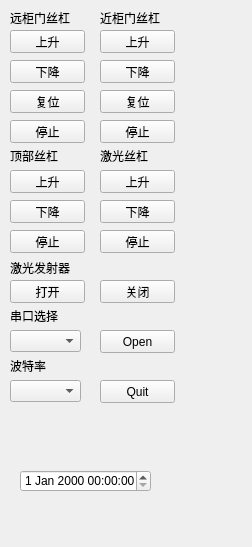
<?xml version="1.0" encoding="UTF-8"?>
<ui version="4.0">
 <class>PlantScannerClass</class>
 <widget class="QMainWindow" name="PlantScannerClass">
  <property name="windowModality">
   <enum>Qt::NonModal</enum>
  </property>
  <property name="geometry">
   <rect>
    <x>0</x>
    <y>0</y>
    <width>252</width>
    <height>547</height>
   </rect>
  </property>
  <property name="windowTitle">
   <string>植物扫描仪_SJTU</string>
  </property>
  <property name="windowIcon">
   <iconset>
    <normaloff>Resources/SJTU.jpg</normaloff>Resources/SJTU.jpg</iconset>
  </property>
  <property name="documentMode">
   <bool>true</bool>
  </property>
  <property name="tabShape">
   <enum>QTabWidget::Rounded</enum>
  </property>
  <widget class="QWidget" name="centralWidget">
   <widget class="QPushButton" name="LaserOpenButton">
    <property name="geometry">
     <rect>
      <x>10</x>
      <y>280</y>
      <width>75</width>
      <height>23</height>
     </rect>
    </property>
    <property name="text">
     <string>打开</string>
    </property>
   </widget>
   <widget class="QPushButton" name="LaserCloseButton">
    <property name="geometry">
     <rect>
      <x>100</x>
      <y>280</y>
      <width>75</width>
      <height>23</height>
     </rect>
    </property>
    <property name="text">
     <string>关闭</string>
    </property>
   </widget>
   <widget class="QLabel" name="label">
    <property name="geometry">
     <rect>
      <x>10</x>
      <y>260</y>
      <width>61</width>
      <height>16</height>
     </rect>
    </property>
    <property name="text">
     <string>激光发射器</string>
    </property>
   </widget>
   <widget class="QLabel" name="label_2">
    <property name="geometry">
     <rect>
      <x>10</x>
      <y>150</y>
      <width>54</width>
      <height>12</height>
     </rect>
    </property>
    <property name="text">
     <string>顶部丝杠</string>
    </property>
   </widget>
   <widget class="QPushButton" name="OnButtonUp1">
    <property name="geometry">
     <rect>
      <x>10</x>
      <y>170</y>
      <width>75</width>
      <height>23</height>
     </rect>
    </property>
    <property name="text">
     <string>上升</string>
    </property>
   </widget>
   <widget class="QPushButton" name="OnButtonDown1">
    <property name="geometry">
     <rect>
      <x>10</x>
      <y>200</y>
      <width>75</width>
      <height>23</height>
     </rect>
    </property>
    <property name="text">
     <string>下降</string>
    </property>
   </widget>
   <widget class="QPushButton" name="OnButtonStop1">
    <property name="geometry">
     <rect>
      <x>10</x>
      <y>230</y>
      <width>75</width>
      <height>23</height>
     </rect>
    </property>
    <property name="text">
     <string>停止</string>
    </property>
   </widget>
   <widget class="QLabel" name="label_3">
    <property name="geometry">
     <rect>
      <x>100</x>
      <y>150</y>
      <width>54</width>
      <height>12</height>
     </rect>
    </property>
    <property name="text">
     <string>激光丝杠</string>
    </property>
   </widget>
   <widget class="QPushButton" name="OnButtonUp2">
    <property name="geometry">
     <rect>
      <x>100</x>
      <y>170</y>
      <width>75</width>
      <height>23</height>
     </rect>
    </property>
    <property name="text">
     <string>上升</string>
    </property>
    <property name="autoDefault">
     <bool>false</bool>
    </property>
    <property name="default">
     <bool>false</bool>
    </property>
    <property name="flat">
     <bool>false</bool>
    </property>
   </widget>
   <widget class="QPushButton" name="OnButtonDown2">
    <property name="geometry">
     <rect>
      <x>100</x>
      <y>200</y>
      <width>75</width>
      <height>23</height>
     </rect>
    </property>
    <property name="text">
     <string>下降</string>
    </property>
   </widget>
   <widget class="QPushButton" name="OnButtonStop2">
    <property name="geometry">
     <rect>
      <x>100</x>
      <y>230</y>
      <width>75</width>
      <height>23</height>
     </rect>
    </property>
    <property name="text">
     <string>停止</string>
    </property>
   </widget>
   <widget class="QLabel" name="label_4">
    <property name="geometry">
     <rect>
      <x>10</x>
      <y>10</y>
      <width>61</width>
      <height>16</height>
     </rect>
    </property>
    <property name="text">
     <string>远柜门丝杠</string>
    </property>
   </widget>
   <widget class="QPushButton" name="OnButtonUp3">
    <property name="geometry">
     <rect>
      <x>10</x>
      <y>30</y>
      <width>75</width>
      <height>23</height>
     </rect>
    </property>
    <property name="text">
     <string>上升</string>
    </property>
   </widget>
   <widget class="QPushButton" name="OnButtonDown3">
    <property name="geometry">
     <rect>
      <x>10</x>
      <y>60</y>
      <width>75</width>
      <height>23</height>
     </rect>
    </property>
    <property name="text">
     <string>下降</string>
    </property>
   </widget>
   <widget class="QPushButton" name="OnButtonReset3">
    <property name="geometry">
     <rect>
      <x>10</x>
      <y>90</y>
      <width>75</width>
      <height>23</height>
     </rect>
    </property>
    <property name="text">
     <string>复位</string>
    </property>
   </widget>
   <widget class="QPushButton" name="OnButtonStop3">
    <property name="geometry">
     <rect>
      <x>10</x>
      <y>120</y>
      <width>75</width>
      <height>23</height>
     </rect>
    </property>
    <property name="text">
     <string>停止</string>
    </property>
   </widget>
   <widget class="QLabel" name="label_5">
    <property name="geometry">
     <rect>
      <x>100</x>
      <y>10</y>
      <width>61</width>
      <height>16</height>
     </rect>
    </property>
    <property name="text">
     <string>近柜门丝杠</string>
    </property>
   </widget>
   <widget class="QPushButton" name="OnButtonUp4">
    <property name="geometry">
     <rect>
      <x>100</x>
      <y>30</y>
      <width>75</width>
      <height>23</height>
     </rect>
    </property>
    <property name="text">
     <string>上升</string>
    </property>
   </widget>
   <widget class="QPushButton" name="OnButtonDown4">
    <property name="geometry">
     <rect>
      <x>100</x>
      <y>60</y>
      <width>75</width>
      <height>23</height>
     </rect>
    </property>
    <property name="text">
     <string>下降</string>
    </property>
   </widget>
   <widget class="QPushButton" name="OnButtonReset4">
    <property name="geometry">
     <rect>
      <x>100</x>
      <y>90</y>
      <width>75</width>
      <height>23</height>
     </rect>
    </property>
    <property name="text">
     <string>复位</string>
    </property>
   </widget>
   <widget class="QPushButton" name="OnButtonStop4">
    <property name="geometry">
     <rect>
      <x>100</x>
      <y>120</y>
      <width>75</width>
      <height>23</height>
     </rect>
    </property>
    <property name="text">
     <string>停止</string>
    </property>
   </widget>
   <widget class="QLabel" name="label_6">
    <property name="geometry">
     <rect>
      <x>10</x>
      <y>310</y>
      <width>54</width>
      <height>12</height>
     </rect>
    </property>
    <property name="text">
     <string>串口选择</string>
    </property>
   </widget>
   <widget class="QComboBox" name="port_number">
    <property name="geometry">
     <rect>
      <x>10</x>
      <y>330</y>
      <width>71</width>
      <height>22</height>
     </rect>
    </property>
   </widget>
   <widget class="QComboBox" name="port_baudate">
    <property name="geometry">
     <rect>
      <x>10</x>
      <y>380</y>
      <width>71</width>
      <height>22</height>
     </rect>
    </property>
   </widget>
   <widget class="QLabel" name="label_7">
    <property name="geometry">
     <rect>
      <x>10</x>
      <y>360</y>
      <width>54</width>
      <height>12</height>
     </rect>
    </property>
    <property name="text">
     <string>波特率</string>
    </property>
   </widget>
   <widget class="QPushButton" name="OpenPortButton">
    <property name="geometry">
     <rect>
      <x>100</x>
      <y>330</y>
      <width>75</width>
      <height>23</height>
     </rect>
    </property>
    <property name="text">
     <string>Open</string>
    </property>
   </widget>
   <widget class="QPushButton" name="CloseButton">
    <property name="geometry">
     <rect>
      <x>100</x>
      <y>380</y>
      <width>75</width>
      <height>23</height>
     </rect>
    </property>
    <property name="text">
     <string>Quit</string>
    </property>
   </widget>
   <widget class="QDateTimeEdit" name="dateTimeEdit">
    <property name="geometry">
     <rect>
      <x>20</x>
      <y>470</y>
      <width>131</width>
      <height>22</height>
     </rect>
    </property>
   </widget>
  </widget>
 </widget>
 <layoutdefault spacing="6" margin="11"/>
 <resources/>
 <connections>
  <connection>
   <sender>LaserOpenButton</sender>
   <signal>clicked()</signal>
   <receiver>PlantScannerClass</receiver>
   <slot>on_LaserOpenButton()</slot>
   <hints>
    <hint type="sourcelabel">
     <x>59</x>
     <y>302</y>
    </hint>
    <hint type="destinationlabel">
     <x>208</x>
     <y>421</y>
    </hint>
   </hints>
  </connection>
  <connection>
   <sender>LaserCloseButton</sender>
   <signal>clicked()</signal>
   <receiver>PlantScannerClass</receiver>
   <slot>on_LaserCloseButton()</slot>
   <hints>
    <hint type="sourcelabel">
     <x>144</x>
     <y>302</y>
    </hint>
    <hint type="destinationlabel">
     <x>252</x>
     <y>381</y>
    </hint>
   </hints>
  </connection>
  <connection>
   <sender>OnButtonUp1</sender>
   <signal>clicked()</signal>
   <receiver>PlantScannerClass</receiver>
   <slot>on_ClickedButtonUp1()</slot>
   <hints>
    <hint type="sourcelabel">
     <x>67</x>
     <y>192</y>
    </hint>
    <hint type="destinationlabel">
     <x>166</x>
     <y>237</y>
    </hint>
   </hints>
  </connection>
  <connection>
   <sender>OnButtonDown1</sender>
   <signal>clicked()</signal>
   <receiver>PlantScannerClass</receiver>
   <slot>on_ClickedButtonDown1()</slot>
   <hints>
    <hint type="sourcelabel">
     <x>41</x>
     <y>222</y>
    </hint>
    <hint type="destinationlabel">
     <x>165</x>
     <y>278</y>
    </hint>
   </hints>
  </connection>
  <connection>
   <sender>OnButtonStop1</sender>
   <signal>clicked()</signal>
   <receiver>PlantScannerClass</receiver>
   <slot>on_ClickedButtonStop1()</slot>
   <hints>
    <hint type="sourcelabel">
     <x>20</x>
     <y>252</y>
    </hint>
    <hint type="destinationlabel">
     <x>161</x>
     <y>316</y>
    </hint>
   </hints>
  </connection>
  <connection>
   <sender>OnButtonUp2</sender>
   <signal>clicked()</signal>
   <receiver>PlantScannerClass</receiver>
   <slot>on_ClickedButtonUp2()</slot>
   <hints>
    <hint type="sourcelabel">
     <x>156</x>
     <y>192</y>
    </hint>
    <hint type="destinationlabel">
     <x>270</x>
     <y>240</y>
    </hint>
   </hints>
  </connection>
  <connection>
   <sender>OnButtonDown2</sender>
   <signal>clicked()</signal>
   <receiver>PlantScannerClass</receiver>
   <slot>on_ClickedButtonDown2()</slot>
   <hints>
    <hint type="sourcelabel">
     <x>169</x>
     <y>222</y>
    </hint>
    <hint type="destinationlabel">
     <x>269</x>
     <y>284</y>
    </hint>
   </hints>
  </connection>
  <connection>
   <sender>OnButtonStop2</sender>
   <signal>clicked()</signal>
   <receiver>PlantScannerClass</receiver>
   <slot>on_ClickedButtonStop2()</slot>
   <hints>
    <hint type="sourcelabel">
     <x>144</x>
     <y>252</y>
    </hint>
    <hint type="destinationlabel">
     <x>272</x>
     <y>319</y>
    </hint>
   </hints>
  </connection>
  <connection>
   <sender>OnButtonUp3</sender>
   <signal>clicked()</signal>
   <receiver>PlantScannerClass</receiver>
   <slot>on_ClickedButtonUp3()</slot>
   <hints>
    <hint type="sourcelabel">
     <x>57</x>
     <y>43</y>
    </hint>
    <hint type="destinationlabel">
     <x>535</x>
     <y>62</y>
    </hint>
   </hints>
  </connection>
  <connection>
   <sender>OnButtonDown3</sender>
   <signal>clicked()</signal>
   <receiver>PlantScannerClass</receiver>
   <slot>on_ClickedButtonDown3()</slot>
   <hints>
    <hint type="sourcelabel">
     <x>48</x>
     <y>79</y>
    </hint>
    <hint type="destinationlabel">
     <x>217</x>
     <y>122</y>
    </hint>
   </hints>
  </connection>
  <connection>
   <sender>OnButtonReset3</sender>
   <signal>clicked()</signal>
   <receiver>PlantScannerClass</receiver>
   <slot>on_ClickedButtonReset3()</slot>
   <hints>
    <hint type="sourcelabel">
     <x>42</x>
     <y>112</y>
    </hint>
    <hint type="destinationlabel">
     <x>219</x>
     <y>161</y>
    </hint>
   </hints>
  </connection>
  <connection>
   <sender>OnButtonStop3</sender>
   <signal>clicked()</signal>
   <receiver>PlantScannerClass</receiver>
   <slot>on_ClickedButtonStop3()</slot>
   <hints>
    <hint type="sourcelabel">
     <x>27</x>
     <y>141</y>
    </hint>
    <hint type="destinationlabel">
     <x>221</x>
     <y>200</y>
    </hint>
   </hints>
  </connection>
  <connection>
   <sender>OnButtonUp4</sender>
   <signal>clicked()</signal>
   <receiver>PlantScannerClass</receiver>
   <slot>on_ClickedButtonUp4()</slot>
   <hints>
    <hint type="sourcelabel">
     <x>124</x>
     <y>49</y>
    </hint>
    <hint type="destinationlabel">
     <x>335</x>
     <y>136</y>
    </hint>
   </hints>
  </connection>
  <connection>
   <sender>OnButtonDown4</sender>
   <signal>clicked()</signal>
   <receiver>PlantScannerClass</receiver>
   <slot>on_ClickedButtonDown4()</slot>
   <hints>
    <hint type="sourcelabel">
     <x>153</x>
     <y>82</y>
    </hint>
    <hint type="destinationlabel">
     <x>318</x>
     <y>183</y>
    </hint>
   </hints>
  </connection>
  <connection>
   <sender>OnButtonReset4</sender>
   <signal>clicked()</signal>
   <receiver>PlantScannerClass</receiver>
   <slot>on_ClickedButtonReset4()</slot>
   <hints>
    <hint type="sourcelabel">
     <x>116</x>
     <y>112</y>
    </hint>
    <hint type="destinationlabel">
     <x>321</x>
     <y>220</y>
    </hint>
   </hints>
  </connection>
  <connection>
   <sender>OnButtonStop4</sender>
   <signal>clicked()</signal>
   <receiver>PlantScannerClass</receiver>
   <slot>on_ClickedButtonStop4()</slot>
   <hints>
    <hint type="sourcelabel">
     <x>130</x>
     <y>142</y>
    </hint>
    <hint type="destinationlabel">
     <x>322</x>
     <y>254</y>
    </hint>
   </hints>
  </connection>
  <connection>
   <sender>OpenPortButton</sender>
   <signal>clicked()</signal>
   <receiver>PlantScannerClass</receiver>
   <slot>on_OpenPortButton()</slot>
   <hints>
    <hint type="sourcelabel">
     <x>171</x>
     <y>350</y>
    </hint>
    <hint type="destinationlabel">
     <x>514</x>
     <y>351</y>
    </hint>
   </hints>
  </connection>
  <connection>
   <sender>CloseButton</sender>
   <signal>clicked()</signal>
   <receiver>PlantScannerClass</receiver>
   <slot>on_CloseButton()</slot>
   <hints>
    <hint type="sourcelabel">
     <x>161</x>
     <y>400</y>
    </hint>
    <hint type="destinationlabel">
     <x>518</x>
     <y>391</y>
    </hint>
   </hints>
  </connection>
 </connections>
 <slots>
  <slot>on_LaserOpenButton()</slot>
  <slot>on_LaserCloseButton()</slot>
  <slot>on_ClickedButtonUp1()</slot>
  <slot>on_ClickedButtonDown1()</slot>
  <slot>on_ClickedButtonStop1()</slot>
  <slot>on_ClickedButtonUp2()</slot>
  <slot>on_ClickedButtonDown2()</slot>
  <slot>on_ClickedButtonStop2()</slot>
  <slot>on_ClickedButtonUp3()</slot>
  <slot>on_ClickedButtonDown3()</slot>
  <slot>on_ClickedButtonReset3()</slot>
  <slot>on_ClickedButtonStop3()</slot>
  <slot>on_ClickedButtonUp4()</slot>
  <slot>on_ClickedButtonDown4()</slot>
  <slot>on_ClickedButtonReset4()</slot>
  <slot>on_ClickedButtonStop4()</slot>
  <slot>on_OpenPortButton()</slot>
  <slot>on_CloseButton()</slot>
  <slot>on_GetPointCloudButton()</slot>
  <slot>on_PointCloudViewButton1()</slot>
  <slot>on_PointCloudViewButton2()</slot>
  <slot>on_PointCloudViewButton3()</slot>
  <slot>on_PointCloudViewButton4()</slot>
  <slot>on_PointCloudViewButton5()</slot>
  <slot>on_PointCloudViewButton6()</slot>
  <slot>on_ImageButton()</slot>
  <slot>on_ImageCapture()</slot>
 </slots>
</ui>
